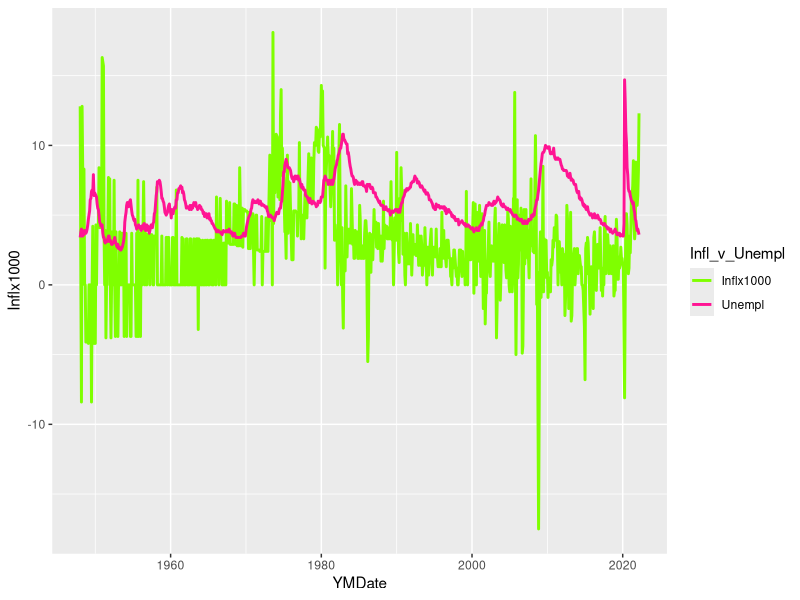

Recreate this plot in R.
# inflation vs unemployment
# is there a correlation?
#
# all data from the St Louis FED via the FRED MS-Excel extension
# then saved as csv format.

rm(list=ls())
library(tidyverse)
library(lubridate)

# start with the raw file downloaded in Excel from FRED
# their might be some pointless and inefficient flailing here
# but I'm a "belt and suspenders" type of guy.  And this separates
# the transforms from the analysis

u_tbl <- read.csv( "./data/UNRATE.csv", sep=",", header=FALSE, skip=0 )
toskip <- which( u_tbl$V1 == "date" ) - 1
u_tbl <- read.csv( "./data/UNRATE.csv", sep=",", header=TRUE, skip=toskip )
u_tbl$YMDate <- mdy( u_tbl$date )
u_tbl$Unempl <- u_tbl$value
u_tbl <- subset( u_tbl, select = -c(date, value))
write.csv( u_tbl, "./data/uempl.csv", row.names=FALSE )

#
# this is overall, higher than just 'core' inflation
#
i_tbl <- read.csv( "./data/CPIAUCSL.csv", sep=",", header=FALSE, skip=0 )
toskip <- which( i_tbl$V1 == "date" ) - 1
i_tbl <- read.csv( "./data/CPIAUCSL.csv", sep=",", header=TRUE, skip=toskip )
i_tbl$YMDate <- mdy( i_tbl$date )
i_tbl$CPI <- i_tbl$value
i_tbl <- subset( i_tbl, select = -c(date, value))
# calculate month-to-month inflation from previous and current CPI
i_tbl <- (mutate( i_tbl, Inflx1000 = ( (CPI - lag(CPI) ) / lag(CPI) )*1000 ))
i_tbl$Inflx1000 <- round( i_tbl$Inflx1000, digits = 1 )
write.csv( i_tbl, "./data/infl.csv", sep=",", row.names=FALSE)

#### on pause
iu_tbl <- inner_join( i_tbl, u_tbl , by="YMDate" )
# not necessary to drop the CPI table, just OCD
iu_tbl <- subset( iu_tbl, select = -c(CPI) )


explPlot1 <- ggplot( data = iu_tbl )+
                geom_line( aes(y=Inflx1000, x= YMDate, colour="Inflx1000"),size=1 )+
                geom_line( aes(y=Unempl, x= YMDate, colour="Unempl"),size=1) +
                scale_color_manual(name = "Infl_v_Unempl", values = c("Inflx1000" = "chartreuse", "Unempl" = "deeppink1"))
  
explPlot1

